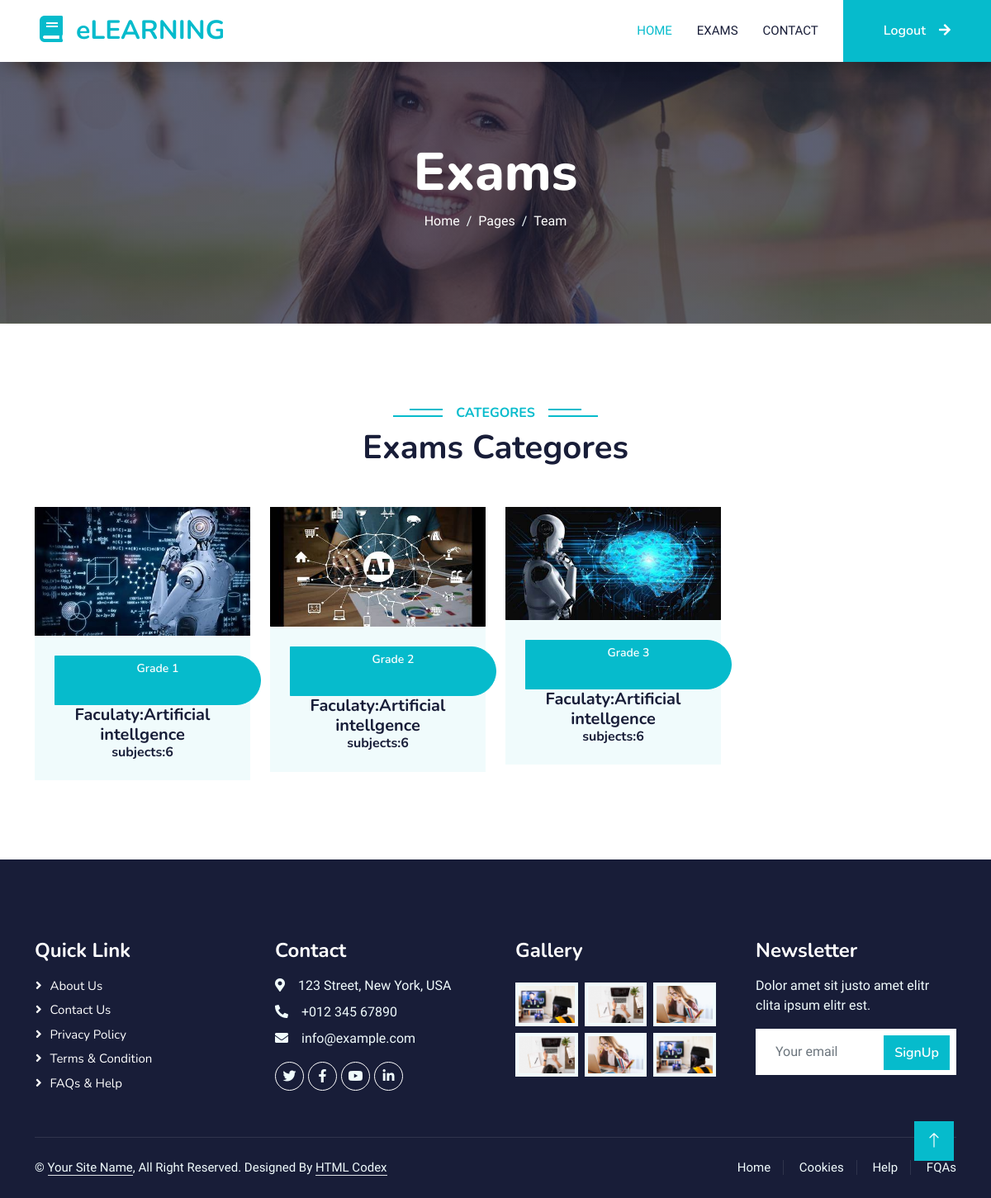
/Exams/ (signed in), run on the app's committed database.
### exams/models.py (models this page shows, shortened)
class Category(models.Model):
    name_category=models.CharField(max_length=200)
    slug=models.SlugField(unique=True,blank=True,null=True)
    image=models.ImageField(upload_to=Upload,width_field=None,height_field=None)
    faculaty=models.CharField(max_length=200)
    count_of_subjects=models.IntegerField(default=0)
    def get_url(self):
        return reverse('Exams:category_slug',args=[self.slug])
    class Meta:
        verbose_name=("Category")
        verbose_name_plural=("Categories")
    def __str__(self):
        return self.name_category

### exams/views.py (the view)
# urls.py: path('',views.exam,name='Exams'),
@login_required(login_url='accounts:login')
def exam(request):
    grades=Category.objects.all()
    context={'grades':grades,}
    return render(request,'exam/Exam.html',context)

### templates/exam/Exam.html
{% extends 'base.html' %}
{% block body %}
    <div class="container-fluid bg-primary py-5 mb-5 page-header">
        <div class="container py-5">
            <div class="row justify-content-center">
                <div class="col-lg-10 text-center">
                    <h1 class="display-3 text-white animated slideInDown">Exams</h1>
                    <nav aria-label="breadcrumb">
                        <ol class="breadcrumb justify-content-center">
                            <li class="breadcrumb-item"><a class="text-white" href="#">Home</a></li>
                            <li class="breadcrumb-item"><a class="text-white" href="#">Pages</a></li>
                            <li class="breadcrumb-item text-white active" aria-current="page">Team</li>
                        </ol>
                    </nav>
                </div>
            </div>
        </div>
    </div>
    <div class="container-xxl py-5">
        <div class="container">
            <div class="text-center wow fadeInUp" data-wow-delay="0.1s">
                <h6 class="section-title bg-white text-center text-primary px-3">Categores</h6>
                <h1 class="mb-5">Exams Categores</h1>
            </div>
            <div class="row g-4">
                {% for grade in grades %}
                <div class="col-lg-3 col-md-6 wow fadeInUp" data-wow-delay="0.7s">
                    <div class="team-item bg-light">
                        <div class="overflow-hidden">
                            <img class="img-fluid" src="{{grade.image.url}}" alt="">
                        </div>
                        <div class="text-center p-4">
                            <a href="{{grade.get_url}}" class="flex-shrink-0 btn btn-sm btn-primary px-3" style="border-radius: 0 30px 30px 0; width: 250px;height: 60px; ">{{grade}}</a>
                            <h5 class="mb-0">Faculaty:{{grade.faculaty}}</h5>
                            <h6 class="mb-0">subjects:{{grade.count_of_subjects}}</h6>
                        </div>
                    </div>
                </div>
                {% endfor %}
            </div>
        </div>
    </div>
{% endblock body %}

### templates/base.html (shortened to what this page needs)
<!DOCTYPE html>
{% load static %}
<html lang="en">
<head>
    <link href="https://cdnjs.cloudflare.com/ajax/libs/font-awesome/5.10.0/css/all.min.css" rel="stylesheet">
    <link href="https://cdn.jsdelivr.net/npm/bootstrap-icons@1.4.1/font/bootstrap-icons.css" rel="stylesheet">
    <link href="{% static 'lib/animate/animate.min.css' %}" rel="stylesheet">
    <link href="{% static 'lib/owlcarousel/assets/owl.carousel.min.css' %}" rel="stylesheet">
    <link href="{% static 'css/bootstrap.min.css' %}" rel="stylesheet">
    <link href="{% static 'css/style.css' %}" rel="stylesheet">
</head>
<body>
    <nav class="navbar navbar-expand-lg bg-white navbar-light shadow sticky-top p-0">
        <a href="index.html" class="navbar-brand d-flex align-items-center px-4 px-lg-5">
            <h2 class="m-0 text-primary"><i class="fa fa-book me-3"></i>eLEARNING</h2>
        </a>
        <div class="collapse navbar-collapse" id="navbarCollapse">
            <div class="navbar-nav ms-auto p-4 p-lg-0">
                <a href="{% url 'Home:Home' %}" class="nav-item nav-link active">Home</a>
                <a href="{% url 'Exams:Exams' %}" class="nav-item nav-link">Exams</a>
                <a href="{% url 'contact:contact' %}" class="nav-item nav-link">Contact</a>
            </div>
            <a href="{% url 'accounts:logout' %}" class="btn btn-primary py-4 px-lg-5 d-none d-lg-block">Logout<i class="fa fa-arrow-right ms-3"></i></a>
        </div>
    </nav>
{% block body %}
{% endblock body %}
    <div class="container-fluid bg-dark text-light footer pt-5 mt-5 wow fadeIn" data-wow-delay="0.1s">
        <div class="container py-5">
            <div class="row g-5">
                <div class="col-lg-3 col-md-6">
                    <h4 class="text-white mb-3">Quick Link</h4>
                    <a class="btn btn-link" href="">About Us</a>
                    <a class="btn btn-link" href="">Contact Us</a>
                    <a class="btn btn-link" href="">Privacy Policy</a>
                    <a class="btn btn-link" href="">Terms & Condition</a>
                    <a class="btn btn-link" href="">FAQs & Help</a>
                </div>
                <div class="col-lg-3 col-md-6">
                    <h4 class="text-white mb-3">Contact</h4>
                    <p class="mb-2"><i class="fa fa-map-marker-alt me-3"></i>123 Street, New York, USA</p>
                    <p class="mb-2"><i class="fa fa-phone-alt me-3"></i>+012 345 67890</p>
                    <p class="mb-2"><i class="fa fa-envelope me-3"></i>info@example.com</p>
                    <div class="d-flex pt-2">
                        <a class="btn btn-outline-light btn-social" href=""><i class="fab fa-twitter"></i></a>
                        <a class="btn btn-outline-light btn-social" href=""><i class="fab fa-facebook-f"></i></a>
                        <a class="btn btn-outline-light btn-social" href=""><i class="fab fa-youtube"></i></a>
                        <a class="btn btn-outline-light btn-social" href=""><i class="fab fa-linkedin-in"></i></a>
                    </div>
                </div>
                <div class="col-lg-3 col-md-6">
                    <h4 class="text-white mb-3">Gallery</h4>
                    <div class="row g-2 pt-2">
                        <div class="col-4">
                            <img class="img-fluid bg-light p-1" src="img/course-1.jpg" alt="">
                        </div>
                        <div class="col-4">
                            <img class="img-fluid bg-light p-1" src="img/course-2.jpg" alt="">
                        </div>
                        <div class="col-4">
                            <img class="img-fluid bg-light p-1" src="img/course-3.jpg" alt="">
                        </div>
                        <div class="col-4">
                            <img class="img-fluid bg-light p-1" src="img/course-2.jpg" alt="">
                        </div>
                        <div class="col-4">
                            <img class="img-fluid bg-light p-1" src="img/course-3.jpg" alt="">
                        </div>
                        <div class="col-4">
                            <img class="img-fluid bg-light p-1" src="img/course-1.jpg" alt="">
                        </div>
                    </div>
                </div>
                <div class="col-lg-3 col-md-6">
                    <h4 class="text-white mb-3">Newsletter</h4>
                    <p>Dolor amet sit justo amet elitr clita ipsum elitr est.</p>
                    <div class="position-relative mx-auto" style="max-width: 400px;">
                        <input class="form-control border-0 w-100 py-3 ps-4 pe-5" type="text" placeholder="Your email">
                        <button type="button" class="btn btn-primary py-2 position-absolute top-0 end-0 mt-2 me-2">SignUp</button>
                    </div>
                </div>
            </div>
        </div>
        <div class="container">
            <div class="copyright">
                <div class="row">
                    <div class="col-md-6 text-center text-md-start mb-3 mb-md-0">
                        &copy; <a class="border-bottom" href="#">Your Site Name</a>, All Right Reserved.
                        Designed By <a class="border-bottom" href="https://htmlcodex.com">HTML Codex</a>
                    </div>
                    <div class="col-md-6 text-center text-md-end">
                        <div class="footer-menu">
                            <a href="">Home</a>
                            <a href="">Cookies</a>
                            <a href="">Help</a>
                            <a href="">FQAs</a>
                        </div>
                    </div>
                </div>
            </div>
        </div>
    </div>
    <a href="#" class="btn btn-lg btn-primary btn-lg-square back-to-top"><i class="bi bi-arrow-up"></i></a>
</body>
</html>

### static/css/style.css (style rules this page uses)
:root { --primary: #06BBCC; --light: #F0FBFC; --dark: #181d38; }
.back-to-top { position: fixed; display: none; right: 45px; bottom: 45px; z-index: 99; }
.btn { font-family: 'Nunito', sans-serif; font-weight: 600; transition: .5s; }
.btn.btn-primary, .btn.btn-secondary { color: #FFFFFF; }
.btn-lg-square { width: 48px; height: 48px; }
.btn-square, .btn-sm-square, .btn-lg-square { padding: 0; display: flex; align-items: center; justify-content: center; font-weight: normal; border-radius: 0px; }
.navbar-light .navbar-nav .nav-link { margin-right: 30px; padding: 25px 0; color: #FFFFFF; font-size: 15px; text-transform: uppercase; outline: none; }
.navbar-light .navbar-nav .nav-link:hover, .navbar-light .navbar-nav .nav-link.active { color: var(--primary); }
.navbar-light .navbar-brand, .navbar-light a.btn { height: 75px; }
.navbar-light .navbar-nav .nav-link { color: var(--dark); font-weight: 500; }
.navbar-light.sticky-top { top: -100px; transition: .5s; }
.page-header { background: linear-gradient(rgba(24, 29, 56, .7), rgba(24, 29, 56, .7)), url(../img/carousel-1.jpg); background-position: center center; background-repeat: no-repeat; background-size: cover; }
.breadcrumb-item + .breadcrumb-item::before { color: var(--light); }
.section-title { position: relative; display: inline-block; text-transform: uppercase; }
.section-title::before { position: absolute; content: ""; width: calc(100% + 80px); height: 2px; top: 4px; left: -40px; background: var(--primary); z-index: -1; }
.section-title::after { position: absolute; content: ""; width: calc(100% + 120px); height: 2px; bottom: 5px; left: -60px; background: var(--primary); z-index: -1; }
.team-item img { transition: .5s; }
.footer .btn.btn-social { margin-right: 5px; width: 35px; height: 35px; display: flex; align-items: center; justify-content: center; color: var(--light); font-weight: normal; border: 1px solid #FFFFFF; border-radius: 35px; transition: .3s; }
.footer .btn.btn-link { display: block; margin-bottom: 5px; padding: 0; text-align: left; color: #FFFFFF; font-size: 15px; font-weight: normal; text-transform: capitalize; transition: .3s; }
.footer .btn.btn-link::before { position: relative; content: "\f105"; font-family: "Font Awesome 5 Free"; font-weight: 900; margin-right: 10px; }
.footer .copyright { padding: 25px 0; font-size: 15px; border-top: 1px solid rgba(256, 256, 256, .1); }
.footer .copyright a { color: var(--light); }
.footer .footer-menu a { margin-right: 15px; padding-right: 15px; border-right: 1px solid rgba(255, 255, 255, .1); }
.footer .footer-menu a:last-child { margin-right: 0; padding-right: 0; border-right: none; }

### data on the page
Category: image (picture), name_category "Grade 1", faculaty "Artificial intellgence", count_of_subjects "6"
Category: image (picture), name_category "Grade 2", faculaty "Artificial intellgence", count_of_subjects "6"
Category: image (picture), name_category "Grade 3", faculaty "Artificial intellgence", count_of_subjects "6"
